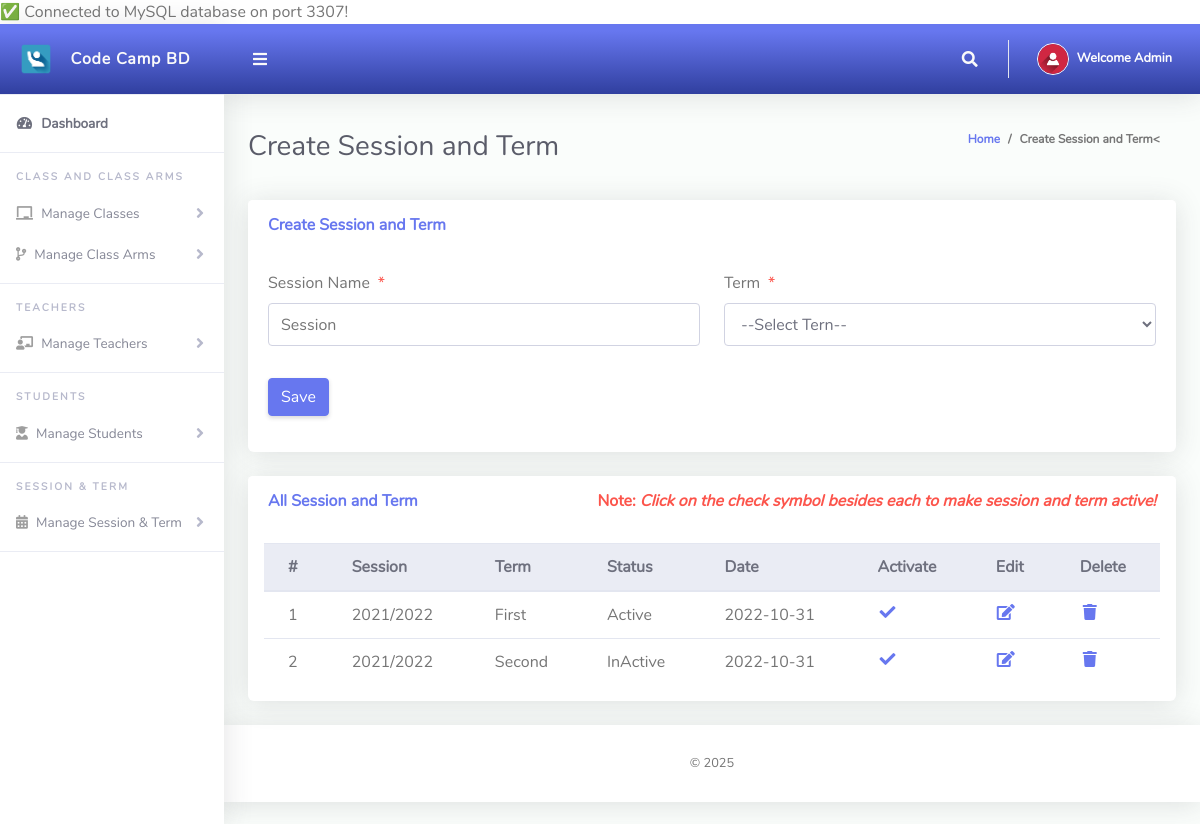
Screenshot of /Admin/createSessionTerm.php (signed in) with the database file from the repository.
### tables this page shows
CREATE TABLE `tblsessionterm` (
  `Id` int(10) NOT NULL,
  `sessionName` varchar(50) NOT NULL,
  `termId` varchar(50) NOT NULL,
  `isActive` varchar(10) NOT NULL,
  `dateCreated` varchar(50) NOT NULL
);

CREATE TABLE `tblterm` (
  `Id` int(10) NOT NULL,
  `termName` varchar(20) NOT NULL
);

### Admin/createSessionTerm.php (the view, shortened to what this page needs)
<?php
include '../Includes/dbcon.php';
?>
<!DOCTYPE html>
<html lang="en">
<head>
  <link href="../vendor/fontawesome-free/css/all.min.css" rel="stylesheet" type="text/css">
  <link href="../vendor/bootstrap/css/bootstrap.min.css" rel="stylesheet" type="text/css">
  <link href="css/ruang-admin.min.css" rel="stylesheet">
</head>
<body id="page-top">
  <div id="wrapper">
      <?php include "Includes/sidebar.php";?>
    <div id="content-wrapper" class="d-flex flex-column">
      <div id="content">
       <?php include "Includes/topbar.php";?>
        <div class="container-fluid" id="container-wrapper">
          <div class="d-sm-flex align-items-center justify-content-between mb-4">
            <h1 class="h3 mb-0 text-gray-800">Create Session and Term</h1>
            <ol class="breadcrumb">
              <li class="breadcrumb-item"><a href="./">Home</a></li>
              <li class="breadcrumb-item active" aria-current="page">Create Session and Term<</li>
            </ol>
          </div>
          <div class="row">
            <div class="col-lg-12">
              <div class="card mb-4">
                <div class="card-header py-3 d-flex flex-row align-items-center justify-content-between">
                  <h6 class="m-0 font-weight-bold text-primary">Create Session and Term</h6>
                </div>
                <div class="card-body">
                  <form method="post">
                    <div class="form-group row mb-3">
                        <div class="col-xl-6">
                            <label class="form-control-label">Session Name<span class="text-danger ml-2">*</span></label>
                      <input type="text" class="form-control" name="sessionName" value="<?php echo $row['sessionName'];?>" id="exampleInputFirstName" placeholder="Session">
                        </div>
                        <div class="col-xl-6">
                            <label class="form-control-label">Term<span class="text-danger ml-2">*</span></label>
                              <?php
                        $qry= "SELECT * FROM tblterm ORDER BY termName ASC";
                        $result = $conn->query($qry);
                        $num = $result->num_rows;
                        if ($num > 0){
                          echo ' <select required name="termId" class="form-control mb-3">';
                          echo'<option value="">--Select Tern--</option>';
                                  echo '</select>';
                              }
                            ?>
                        </div>
                    </div>
                      <?php
                    if (isset($Id))
                    {
                    ?>
                    <button type="submit" name="update" class="btn btn-warning">Update</button>
                    &nbsp;&nbsp;&nbsp;&nbsp;&nbsp;&nbsp;&nbsp;&nbsp;&nbsp;&nbsp;
                    <?php
                    } else {
                    ?>
                    <button type="submit" name="save" class="btn btn-primary">Save</button>
                    <?php
                    }
                    ?>
                  </form>
                </div>
              </div>
                 <div class="row">
              <div class="col-lg-12">
              <div class="card mb-4">
                <div class="card-header py-3 d-flex flex-row align-items-center justify-content-between">
                  <h6 class="m-0 font-weight-bold text-primary">All Session and Term</h6>
                  <h6 class="m-0 font-weight-bold text-danger">Note: <i>Click on the check symbol besides each to make session and term active!</i></h6>
                </div>
                <div class="table-responsive p-3">
                  <table class="table align-items-center table-flush table-hover" id="dataTableHover">
                    <thead class="thead-light">
                      <tr>
                        <th>#</th>
                        <th>Session</th>
                        <th>Term</th>
                        <th>Status</th>
                        <th>Date</th>
                        <th>Activate</th>
                        <th>Edit</th>
                        <th>Delete</th>
                      </tr>
                    </thead>
                    <tbody>
                  <?php
                      $query = "SELECT tblsessionterm.Id,tblsessionterm.sessionName,tblsessionterm.isActive,tblsessionterm.dateCreated,
                      tblterm.termName
                      FROM tblsessionterm
                      INNER JOIN tblterm ON tblterm.Id = tblsessionterm.termId";
                      $rs = $conn->query($query);
                      $num = $rs->num_rows;
                      $sn=0;
                      if($num > 0)
                      {
                        while ($rows = $rs->fetch_assoc())
                          {
                            if($rows['isActive'] == '1'){$status = "Active";}else{$status = "InActive";}
                             $sn = $sn + 1;
                            echo"
                              <tr>
                                <td>".$sn."</td>
                                <td>".$rows['sessionName']."</td>
                                <td>".$rows['termName']."</td>
                                <td>".$status."</td>
                                <td>".$rows['dateCreated']."</td>
                                 <td><a href='?action=activate&Id=".$rows['Id']."'><i class='fas fa-fw fa-check'></i></a></td>
                                <td><a href='?action=edit&Id=".$rows['Id']."'><i class='fas fa-fw fa-edit'></i></a></td>
                                <td><a href='?action=delete&Id=".$rows['Id']."'><i class='fas fa-fw fa-trash'></i></a></td>
                              </tr>";
                          }
                      }
                      else
                      {
                           echo
                           "<div class='alert alert-danger' role='alert'>
                            No Record Found!
                            </div>";
                      }
                      ?>
                    </tbody>
                  </table>
                </div>
              </div>
            </div>
            </div>
          </div>
        </div>
      </div>
       <?php include "Includes/footer.php";?>
    </div>
  </div>
</body>
</html>

### Admin/Includes/topbar.php (shortened to what this page needs)
<?php
  $query = "SELECT * FROM tbladmin WHERE Id = ".$_SESSION['userId']."";
  $rs = $conn->query($query);
  $rows = $rs->fetch_assoc();
  $fullName = $rows['firstName']." ".$rows['lastName'];
?>
<nav class="navbar navbar-expand navbar-light bg-gradient-primary topbar mb-4 static-top">
          <button id="sidebarToggleTop" class="btn btn-link rounded-circle mr-3">
            <i class="fa fa-bars"></i>
          </button>
          <ul class="navbar-nav ml-auto">
            <li class="nav-item dropdown no-arrow">
              <a class="nav-link dropdown-toggle" href="#" id="searchDropdown" role="button" data-toggle="dropdown"
                aria-haspopup="true" aria-expanded="false">
                <i class="fas fa-search fa-fw"></i>
              </a>
            </li>
            <li class="nav-item dropdown no-arrow">
              <a class="nav-link dropdown-toggle" href="#" id="userDropdown" role="button" data-toggle="dropdown"
                aria-haspopup="true" aria-expanded="false">
                <img class="img-profile rounded-circle" src="img/user-icn.png" style="max-width: 60px">
                <span class="ml-2 d-none d-lg-inline text-white small"><b>Welcome <?php echo $fullName;?></b></span>
              </a>
            </li>
          </ul>
        </nav>

### rows the page displays
tblsessionterm: sessionName "2021/2022", termId.termName "First", isActive "Active", dateCreated "2022-10-31"
tblsessionterm: sessionName "2021/2022", termId.termName "Second", isActive "InActive", dateCreated "2022-10-31"

### other values shown
$port "3307"
$fullName "Admin"
